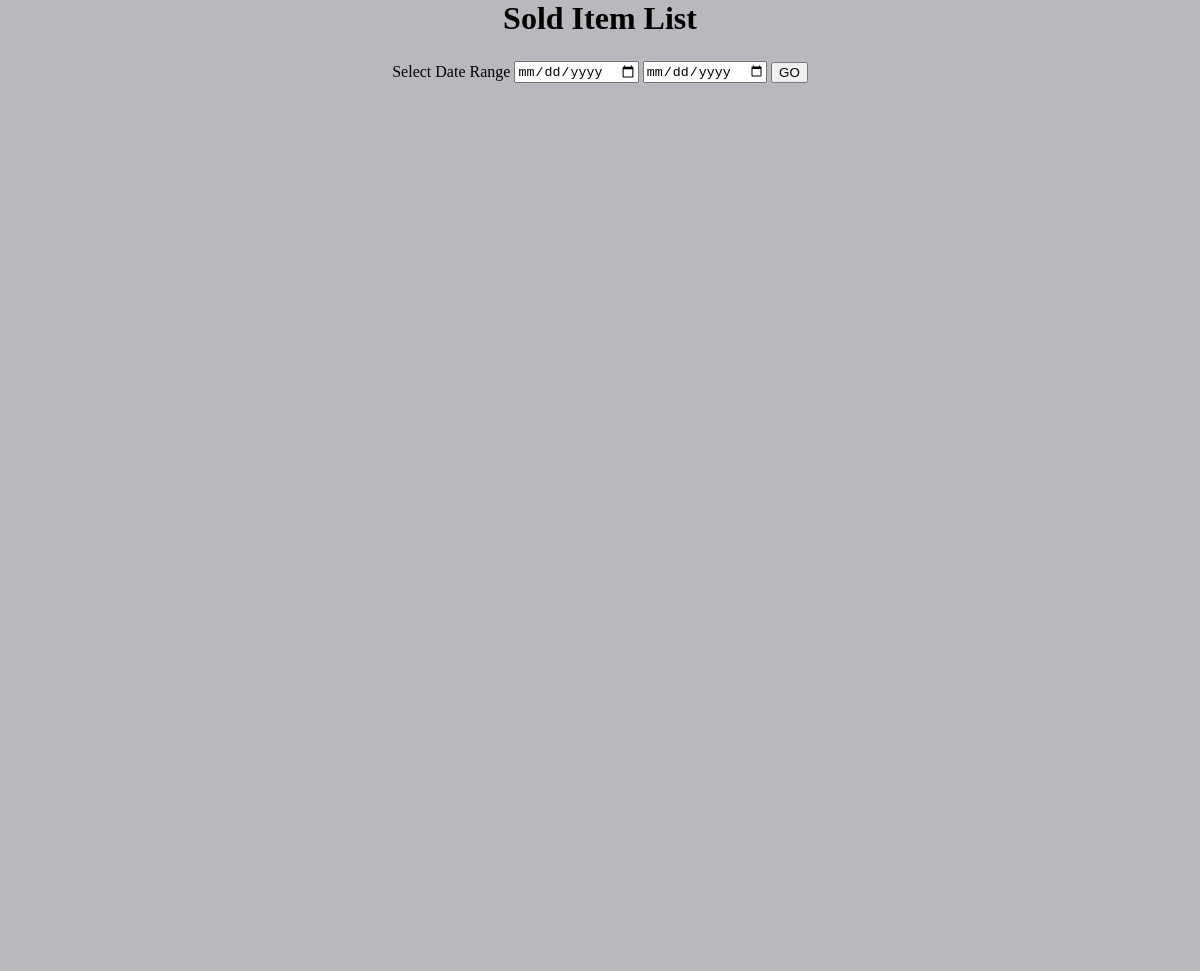
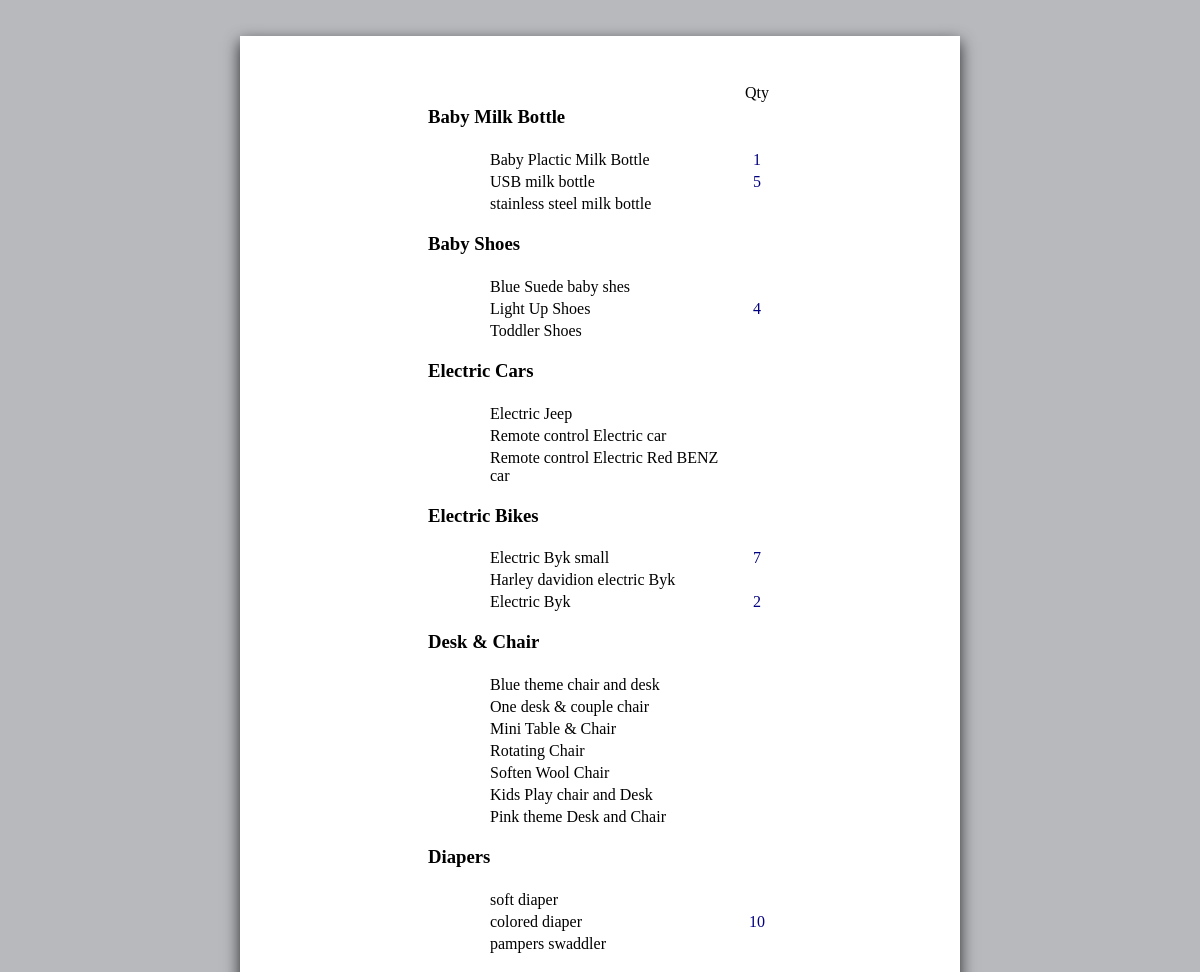
/manager/sk_sold_items.php (signed in), run on the app's committed database (2 pictures, top to bottom).
### tables this page shows
CREATE TABLE IF NOT EXISTS `category` (
  `category_id` int(10) NOT NULL,
  `category_name` varchar(50) NOT NULL,
  `supplier_name` varchar(50) NOT NULL,
  PRIMARY KEY (`category_id`)
);

CREATE TABLE IF NOT EXISTS `items` (
  `num` int(10) NOT NULL AUTO_INCREMENT,
  `item_name` varchar(100) NOT NULL,
  `item_code` int(10) NOT NULL,
  `item_price` int(10) NOT NULL,
  `category` varchar(100) NOT NULL,
  `supplier_name` varchar(100) NOT NULL,
  `supplier_id` int(10) NOT NULL,
  `image_name` varchar(200) NOT NULL,
  `item_description` varchar(500) NOT NULL,
  PRIMARY KEY (`num`)
);

CREATE TABLE IF NOT EXISTS `daily_update` (
  `no` int(10) NOT NULL AUTO_INCREMENT,
  `sold_date` date NOT NULL,
  `item_id` int(10) NOT NULL,
  `item_name` varchar(50) NOT NULL,
  `category` varchar(50) NOT NULL,
  `qty` int(10) NOT NULL,
  PRIMARY KEY (`no`)
);

### manager/sk_sold_items.php (the view, shortened to what this page needs)
<?php require_once('connection.php'); ?>
<?php
	$items="SELECT * FROM category";
	$result=mysqli_query($con,$items);
?>
<html>
<head>
	<link rel="stylesheet" href="inbox_css.css" type="text/css">
	<link rel="stylesheet" href="avail_css.css" type="text/css">
</head>
<body bgcolor="#b7b9bd">
	<div class="container">
		<h1 align="center" class="topic"> Sold Item List </h1>
		<table align="center" border="0">
			<form method="GET" action="sold_result.php">
				<tr>
					<td>Select Date Range</td>
					<td><input type="date" name="date_form" required></td>
					<td><input type="date" name="date_to" required></td>
					<td><input type="submit" name="submitB" value="GO"></td>
				</tr>
			</form>
		</table>
		<div class="report">
			<table border="0" width="50%" align="center" class="report_table">
				<tr>
					<td></td>
					<td align="center">Qty</td>
				</tr>
			<?php
				while($row=mysqli_fetch_assoc($result)){
				$cata=$row['category_name'];
				echo '<tr>
						<td>
							<h3>'
								.$cata.
							'</h3>
						</td>
					  </tr>';
					  	$list_of_items="SELECT * FROM items";
						$result2=mysqli_query($con,$list_of_items);
					  			while ($raw=mysqli_fetch_assoc($result2)) {
									$cata_name=$raw['category'];
									if($cata==$cata_name){
										$iname=$raw['item_name'];
										$qty="SELECT * FROM daily_update WHERE item_name='$iname'";
										$result3=mysqli_query($con,$qty);
										$line=mysqli_fetch_assoc($result3);
										$sold_qty=$line['qty'];
										echo '<tr>
												<td>
													<p class=items>'
														.$iname.
													'</p>
												</td> ';
										echo '	<td>
													<p class=item_qty>'
														.$sold_qty.
													'</p>
												</td>
											  </tr>';
									}
								}
			}
			?>
		</table>
		</div>
	</div>
</body>
</html>

### manager/inbox_css.css (style rules this page uses)
body { margin:0; padding:0; background-size:cover; background-position:center; }

### manager/avail_css.css (style rules this page uses)
.items { margin-left: 20%; }
.item_qty { text-align: center; color: navy; }
.report { width:60%; color:white; background-color: white; top:80%; left:50%; position:absolute; transform:translate(-50%,-50%); box-sizing:border-box; font-size:18px; padding:10px; box-shadow:0 5px 15px rgba(0,0,0,.8 ); }
.report_table { width: 50%; margin-top: 5%; }

### data on the page
category: category_name "Baby Milk Bottle"
items: item_name "Baby Plactic Milk Bottle", daily_update.qty "1"
items: item_name "USB milk bottle", daily_update.qty "5"
items: item_name "stainless steel milk bottle"
category: category_name "Baby Shoes"
items: item_name "Blue Suede baby shes"
items: item_name "Light Up Shoes", daily_update.qty "4"
items: item_name "Toddler Shoes"
category: category_name "Electric Cars"
items: item_name "Electric Jeep"
items: item_name "Remote control Electric car"
items: item_name "Remote control Electric Red BENZ car"
category: category_name "Electric Bikes"
items: item_name "Electric Byk small", daily_update.qty "7"
items: item_name "Harley davidion electric Byk"
items: item_name "Electric Byk", daily_update.qty "2"
category: category_name "Desk & Chair"
items: item_name "Blue theme chair and desk"
items: item_name "One desk & couple chair"
items: item_name "Mini Table & Chair"
items: item_name "Rotating Chair"
items: item_name "Soften Wool Chair"
items: item_name "Kids Play chair and Desk"
items: item_name "Pink theme Desk and Chair"
category: category_name "Diapers"
items: item_name "soft diaper"
items: item_name "colored diaper", daily_update.qty "10"
items: item_name "pampers swaddler"
